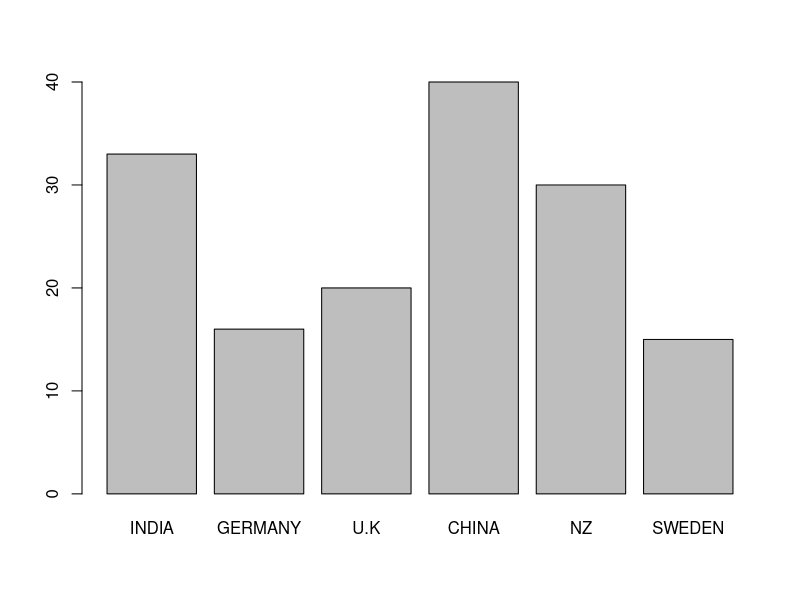

Reproduce this figure in R.
#page number-132

d <- data.frame(n=c("INDIA","GERMANY","U.K","CHINA","NZ","SWEDEN") ,  v=c(33,16,20,40,30,15))
barplot(height=d$v,names=d$n)